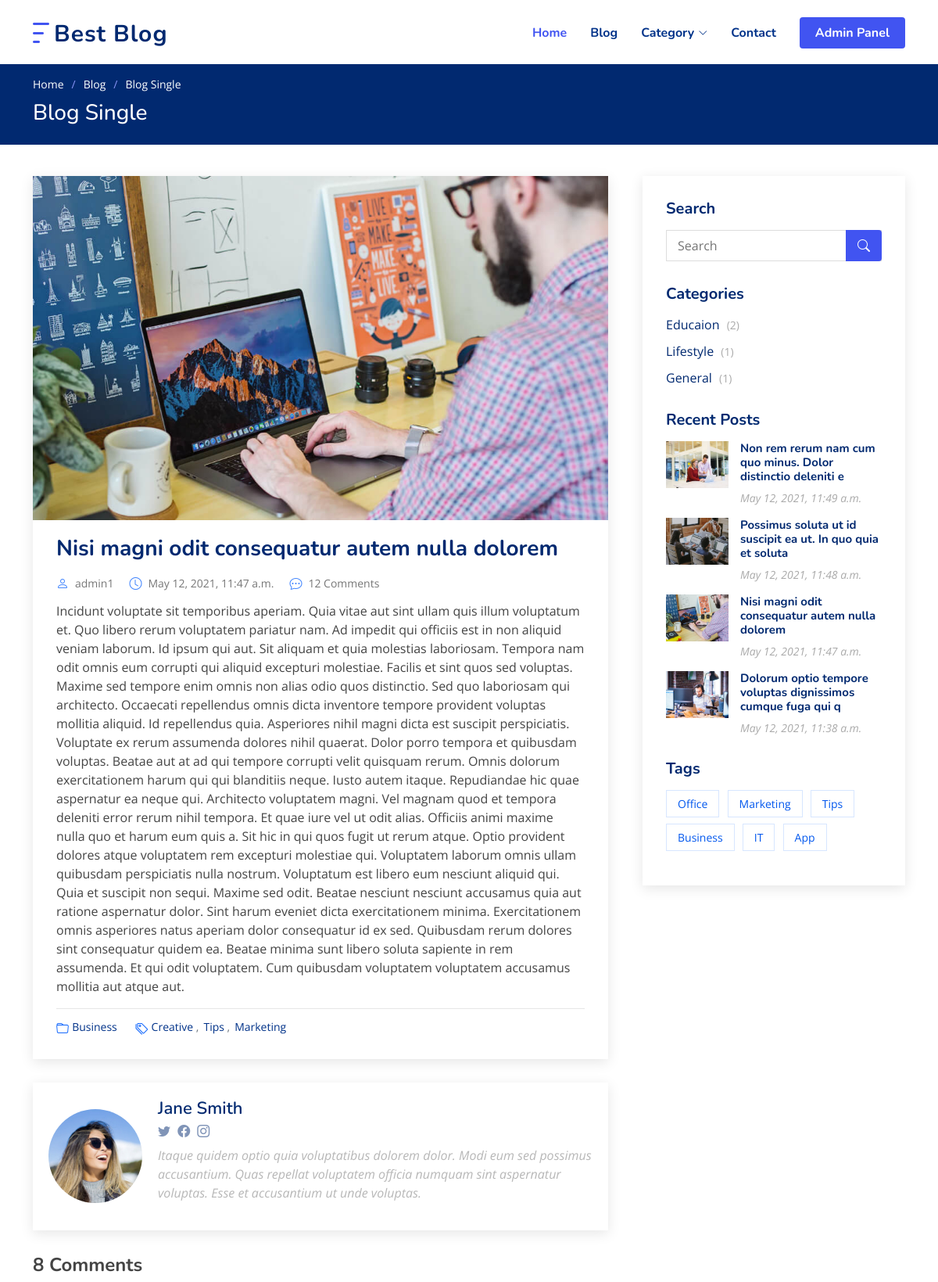
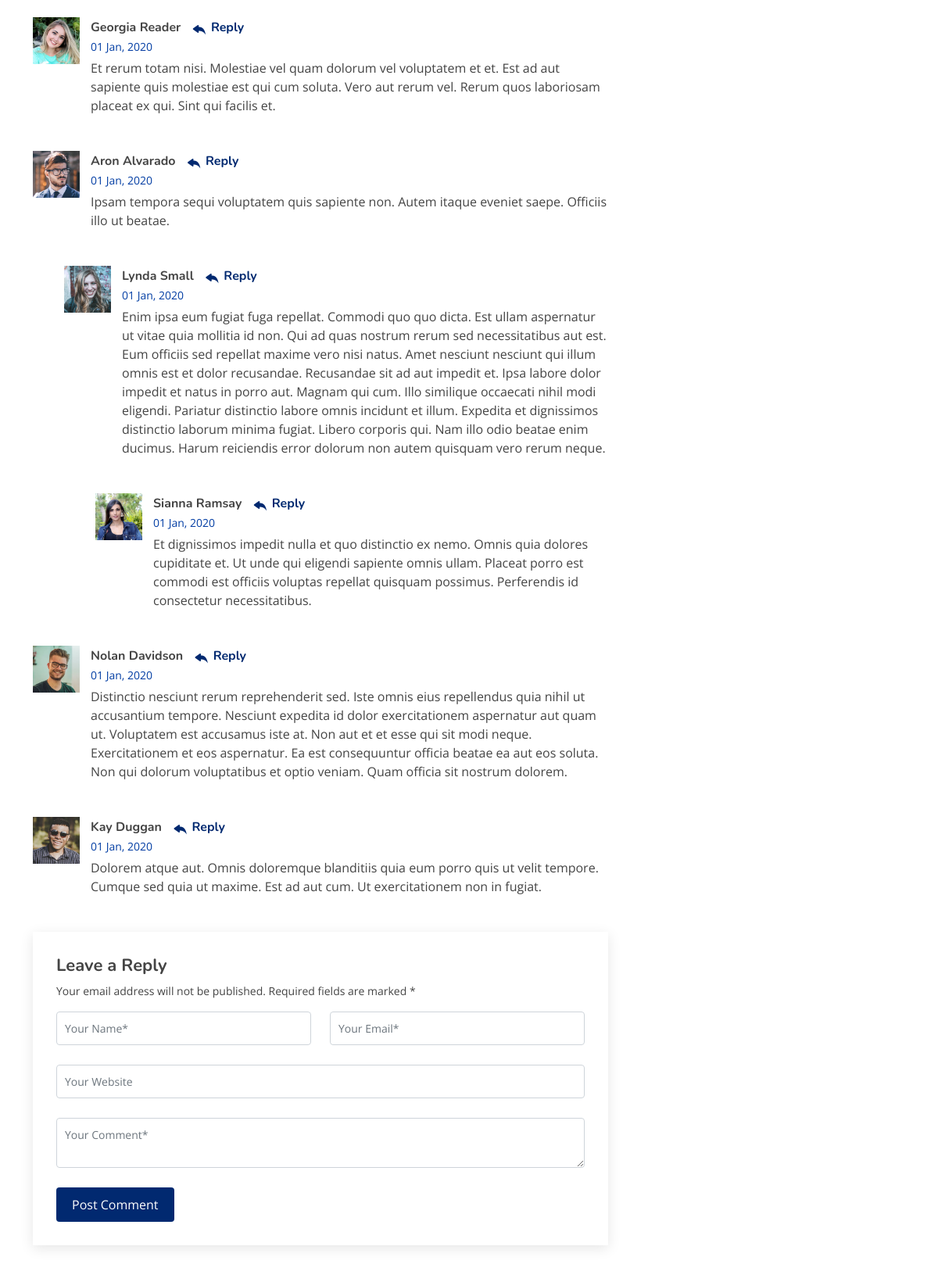
The app's page /blog/blogpost/2 (upper part) with its own data (2 pictures, top to bottom).
### Blog/models.py (models this page shows, shortened)
class BlogPost(models.Model):
    title = models.CharField(max_length=60)
    description = models.TextField(null=True, blank=True)
    created_date = models.DateTimeField(auto_now_add=True)
    post_cat = models.ForeignKey(to=Category, on_delete=models.SET_NULL,blank=True, null=True)
    post_tag = models.ForeignKey(to=Tag, on_delete=models.SET_NULL,blank=True, null=True)
    image = models.ImageField(upload_to="media/blog/images", default="")
    uploaded_by = models.ForeignKey(to=User, on_delete=models.SET_NULL, blank=True, null=True)

class Category(models.Model):
    cat_name = models.CharField(max_length=60)
    created_date = models.DateTimeField(auto_now_add=True)

class Tag(models.Model):
    tag_name = models.CharField(max_length=60)
    created_date = models.DateTimeField(auto_now_add=True)

### Blog/views.py (the view)
# urls.py: path('blogpost/<int:pk>', views.BlogPostDetailView.as_view()),
class BlogPostDetailView(DetailView):
    template_name = 'blog/blogpost_detail.html'
    model = BlogPost
    def get_context_data(self, **kwargs):
        context = super().get_context_data(**kwargs)
        BlogPost_list = BlogPost.objects.order_by("-id")[:10]
        Post_cat = Category.objects.order_by("-id")
        for p_cat in Post_cat:
            post_count = BlogPost.objects.filter(post_cat = p_cat)
            p_cat.t_count = post_count.count()
        Post_tag = Tag.objects.order_by("-id")
        context["blogpost_list"] = BlogPost_list
        context["post_cat"] = Post_cat
        context["post_tag"] = Post_tag
        return context

### templates/Blog/blogpost_detail.html (shortened to what this page needs)
{% extends './base.html' %}
{% load static %}
  {% block body %}
  <main id="main">
    <section class="breadcrumbs">
      <div class="container">
        <ol>
          <li><a href="/">Home</a></li>
          <li><a href="blog">Blog</a></li>
          <li>Blog Single</li>
        </ol>
        <h2>Blog Single</h2>
      </div>
    </section>
    <section id="blog" class="blog">
      <div class="container" data-aos="fade-up">
        <div class="row">
          <div class="col-lg-8 entries">
            <article class="entry entry-single">
              <div class="entry-img">
                <img src="/media/{{blogpost.image}}" alt="" class="img-fluid">
              </div>
              <h2 class="entry-title">
                <a href="/blog/blogpost/{{blogpost.id}}">{{blogpost.title}}</a>
              </h2>
              <div class="entry-meta">
                <ul>
                  <li class="d-flex align-items-center"><i class="bi bi-person"></i> <a href="/blog/blogpost/{{blogpost.id}}">{{blogpost.uploaded_by}}</a></li>
                  <li class="d-flex align-items-center"><i class="bi bi-clock"></i> <a href="/blog/blogpost/{{blogpost.id}}"><time datetime="2020-01-01">{{blogpost.created_date}}</time></a></li>
                  <li class="d-flex align-items-center"><i class="bi bi-chat-dots"></i> <a href="/blog/blogpost/{{blogpost.id}}">12 Comments</a></li>
                </ul>
              </div>
              <div class="entry-content">
                <p>
                  {{blogpost.description}}
                </p>
              </div>
              <div class="entry-footer">
                <i class="bi bi-folder"></i>
                <ul class="cats">
                  <li><a href="#">Business</a></li>
                </ul>
                <i class="bi bi-tags"></i>
                <ul class="tags">
                  <li><a href="#">Creative</a></li>
                  <li><a href="#">Tips</a></li>
                  <li><a href="#">Marketing</a></li>
                </ul>
              </div>
            </article>
            <div class="blog-author d-flex align-items-center">
              <img src="{% static 'assets/img/blog/blog-author.jpg' %}" class="rounded-circle float-left" alt="">
              <div>
                <h4>Jane Smith</h4>
                <div class="social-links">
                  <a href="https://twitters.com/#"><i class="bi bi-twitter"></i></a>
                  <a href="https://facebook.com/#"><i class="bi bi-facebook"></i></a>
                  <a href="https://instagram.com/#"><i class="biu bi-instagram"></i></a>
                </div>
                <p>
                  Itaque quidem optio quia voluptatibus dolorem dolor. Modi eum sed possimus accusantium. Quas repellat voluptatem officia numquam sint aspernatur voluptas. Esse et accusantium ut unde voluptas.
                </p>
              </div>
            </div>
            <div class="blog-comments">
              <h4 class="comments-count">8 Comments</h4>
              <div id="comment-1" class="comment">
                <div class="d-flex">
                  <div class="comment-img"><img src="{% static 'assets/img/blog/comments-1.jpg' %}" alt=""></div>
                  <div>
                    <h5><a href="">Georgia Reader</a> <a href="#" class="reply"><i class="bi bi-reply-fill"></i> Reply</a></h5>
                    <time datetime="2020-01-01">01 Jan, 2020</time>
                    <p>
                      Et rerum totam nisi. Molestiae vel quam dolorum vel voluptatem et et. Est ad aut sapiente quis molestiae est qui cum soluta.
                      Vero aut rerum vel. Rerum quos laboriosam placeat ex qui. Sint qui facilis et.
                    </p>
                  </div>
                </div>
              </div>
              <div id="comment-2" class="comment">
                <div class="d-flex">
                  <div class="comment-img"><img src="{% static 'assets/img/blog/comments-2.jpg' %}" alt=""></div>
                  <div>
                    <h5><a href="">Aron Alvarado</a> <a href="#" class="reply"><i class="bi bi-reply-fill"></i> Reply</a></h5>
                    <time datetime="2020-01-01">01 Jan, 2020</time>
                    <p>
                      Ipsam tempora sequi voluptatem quis sapiente non. Autem itaque eveniet saepe. Officiis illo ut beatae.
                    </p>
                  </div>
                </div>
                <div id="comment-reply-1" class="comment comment-reply">
                  <div class="d-flex">
                    <div class="comment-img"><img src="{% static 'assets/img/blog/comments-3.jpg' %}" alt=""></div>
                    <div>
                      <h5><a href="">Lynda Small</a> <a href="#" class="reply"><i class="bi bi-reply-fill"></i> Reply</a></h5>
                      <time datetime="2020-01-01">01 Jan, 2020</time>
                      <p>
                        Enim ipsa eum fugiat fuga repellat. Commodi quo quo dicta. Est ullam aspernatur ut vitae quia mollitia id non. Qui ad quas nostrum rerum sed necessitatibus aut est. Eum officiis sed repellat maxime vero nisi natus. Amet nesciunt nesciunt qui illum omnis est et dolor recusandae.
                        Recusandae sit ad aut impedit et. Ipsa labore dolor impedit et natus in porro aut. Magnam qui cum. Illo similique occaecati nihil modi eligendi. Pariatur distinctio labore omnis incidunt et illum. Expedita et dignissimos distinctio laborum minima fugiat.
                        Libero corporis qui. Nam illo odio beatae enim ducimus. Harum reiciendis error dolorum non autem quisquam vero rerum neque.
                      </p>
                    </div>
                  </div>
                  <div id="comment-reply-2" class="comment comment-reply">
                    <div class="d-flex">
                      <div class="comment-img"><img src="{% static 'assets/img/blog/comments-4.jpg' %}" alt=""></div>
                      <div>
                        <h5><a href="">Sianna Ramsay</a> <a href="#" class="reply"><i class="bi bi-reply-fill"></i> Reply</a></h5>
                        <time datetime="2020-01-01">01 Jan, 2020</time>
                        <p>
                          Et dignissimos impedit nulla et quo distinctio ex nemo. Omnis quia dolores cupiditate et. Ut unde qui eligendi sapiente omnis ullam. Placeat porro est commodi est officiis voluptas repellat quisquam possimus. Perferendis id consectetur necessitatibus.
                        </p>
                      </div>
                    </div>
                  </div>
                </div>
              </div>
              <div id="comment-3" class="comment">
                <div class="d-flex">
                  <div class="comment-img"><img src="{% static 'assets/img/blog/comments-5.jpg' %}" alt=""></div>
                  <div>
                    <h5><a href="">Nolan Davidson</a> <a href="#" class="reply"><i class="bi bi-reply-fill"></i> Reply</a></h5>
                    <time datetime="2020-01-01">01 Jan, 2020</time>
                    <p>
                      Distinctio nesciunt rerum reprehenderit sed. Iste omnis eius repellendus quia nihil ut accusantium tempore. Nesciunt expedita id dolor exercitationem aspernatur aut quam ut. Voluptatem est accusamus iste at.
                      Non aut et et esse qui sit modi neque. Exercitationem et eos aspernatur. Ea est consequuntur officia beatae ea aut eos soluta. Non qui dolorum voluptatibus et optio veniam. Quam officia sit nostrum dolorem.
                    </p>
                  </div>
                </div>
              </div>
              <div id="comment-4" class="comment">
                <div class="d-flex">
                  <div class="comment-img"><img src="{% static 'assets/img/blog/comments-6.jpg' %}" alt=""></div>
                  <div>
                    <h5><a href="">Kay Duggan</a> <a href="#" class="reply"><i class="bi bi-reply-fill"></i> Reply</a></h5>
                    <time datetime="2020-01-01">01 Jan, 2020</time>
                    <p>
                      Dolorem atque aut. Omnis doloremque blanditiis quia eum porro quis ut velit tempore. Cumque sed quia ut maxime. Est ad aut cum. Ut exercitationem non in fugiat.
                    </p>
                  </div>
                </div>
              </div>
              <div class="reply-form">
                <h4>Leave a Reply</h4>
                <p>Your email address will not be published. Required fields are marked * </p>
                <form action="">
                  <div class="row">
                    <div class="col-md-6 form-group">
                      <input name="name" type="text" class="form-control" placeholder="Your Name*">
                    </div>
                    <div class="col-md-6 form-group">
                      <input name="email" type="text" class="form-control" placeholder="Your Email*">
                    </div>
                  </div>
                  <div class="row">
                    <div class="col form-group">
                      <input name="website" type="text" class="form-control" placeholder="Your Website">
                    </div>
                  </div>
                  <div class="row">
                    <div class="col form-group">
                      <textarea name="comment" class="form-control" placeholder="Your Comment*"></textarea>
                    </div>
                  </div>
                  <button type="submit" class="btn btn-primary">Post Comment</button>
                </form>
              </div>
            </div>
          </div>
          <div class="col-lg-4">
            <div class="sidebar">
              <h3 class="sidebar-title">Search</h3>
              <div class="sidebar-item search-form">
                <form method="get">
                  <input type="text" value="{{request.GET.uq}}" name="uq" placeholder="Search" required>
                  <button type="submit"><i class="bi bi-search"></i></button>
                </form>
              </div>
              <h3 class="sidebar-title">Categories</h3>
              <div class="sidebar-item categories">
                <ul>
                  {% for cat in post_cat %}
                  <li><a href="#">{{cat.cat_name}} <span>({{cat.t_count}})</span></a></li>
                  {% endfor %}
                   </ul>
              </div>
              <h3 class="sidebar-title">Recent Posts</h3>
              <div class="sidebar-item recent-posts">
                {% for item in blogpost_list|slice:":5" %}
                <div class="post-item clearfix">
                  <img src="/media/{{item.image}}" alt="">
                  <h4><a href="/blog/blogpost/{{item.id}}">{{item.title}}</a></h4>
                  <time datetime="2020-01-01">{{item.created_date}}</time>
                </div>
                {% endfor %}
              </div>
              <h3 class="sidebar-title">Tags</h3>
              <div class="sidebar-item tags">
                <ul>
                  {% for tag in post_tag %}
                  <li><a href="#">{{tag.tag_name}}</a></li>
                  {% endfor %}
                </ul>
              </div>
            </div>
          </div>
        </div>
      </div>
    </section>
  </main>
  {% endblock %}

### records on screen
BlogPost: image (picture), title "Nisi magni odit consequatur autem nulla dolorem", uploaded_by "admin1", created_date "May 12, 2021, 11:47 a.m.", description "Incidunt voluptate sit temporibus aperiam. Quia vitae aut sint ullam quis illum voluptatum et. Quo libero rerum voluptatem pariatur nam. Ad impedit qui officiis est in non aliquid veniam laborum. Id ipsum qui aut. Sit aliquam et quia molestias laboriosam. Tempora nam odit omnis eum corrupti qui aliquid excepturi molestiae. Facilis et sint quos sed voluptas. Maxime sed tempore enim omnis non alias odio quos distinctio. Sed quo laboriosam qui architecto. Occaecati repellendus omnis dicta inventore tempore provident voluptas mollitia aliquid. Id repellendus quia. Asperiores nihil magni dicta est suscipit perspiciatis. Voluptate ex rerum assumenda dolores nihil quaerat. Dolor porro tempora et…"
Category: cat_name "Educaion", t_count "2"
Category: cat_name "Lifestyle", t_count "1"
Category: cat_name "General", t_count "1"
BlogPost: image (picture), title "Non rem rerum nam cum quo minus. Dolor distinctio deleniti e", created_date "May 12, 2021, 11:49 a.m."
BlogPost: image (picture), title "Possimus soluta ut id suscipit ea ut. In quo quia et soluta", created_date "May 12, 2021, 11:48 a.m."
BlogPost: image (picture), title "Dolorum optio tempore voluptas dignissimos cumque fuga qui q", created_date "May 12, 2021, 11:38 a.m."
Tag: tag_name "Office"
Tag: tag_name "Marketing"
Tag: tag_name "Tips"
Tag: tag_name "Business"
Tag: tag_name "IT"
Tag: tag_name "App"
